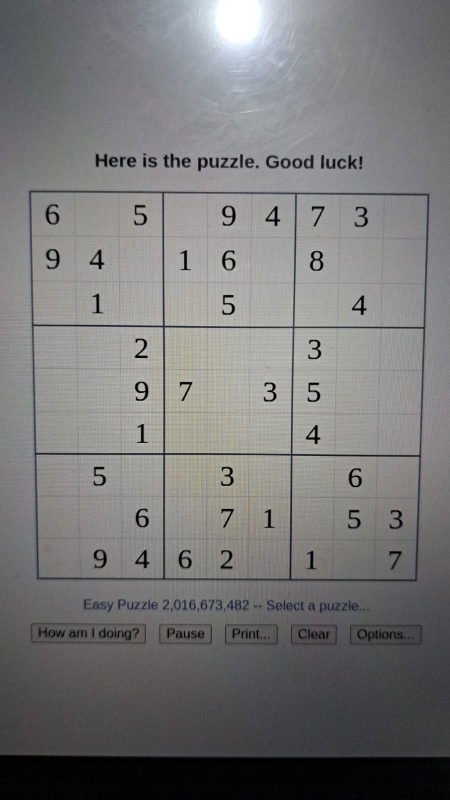
#> input picture data/example.jpeg, 899 x 1599 px (shown at 1/2 size); its folder holds only this picture in this run
$ python -i data_augmentation.py   (imports and definitions only)
#> lines starting #> are read from the running program, lines starting #| are printed output that depends on the picture
#> further down, picture is the input picture: shape (1599, 899, 3); mean B, G, R 120.2, 120.2, 120.6
import cv2
import numpy as np
import os
import random
from datetime import datetime

# Directories for original cells and augmented images
original_dir = "data/cells"
augmented_dir = "data/augmented_cells"

# Create folders for each digit in 'data/augmented_cells' (1 to 9)
# [7 lines not run here, left out]

# Function to apply data augmentation without noise
def augment_image(img):
    # Random rotation between -3 and 3 degrees
    angle = random.uniform(-3, 3)
    M_rot = cv2.getRotationMatrix2D((14, 14), angle, 1)  # Center at the midpoint of 28x28
    rotated = cv2.warpAffine(img, M_rot, (28, 28))
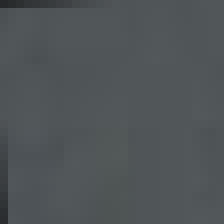
#> rotated: shape (28, 28, 3) (shown 8 times larger); mean B, G, R 87.4, 84.6, 79.5

    # Random translation between -2 and 2 pixels
    tx, ty = random.randint(-2, 2), random.randint(-2, 2)
    M_trans = np.float32([[1, 0, tx], [0, 1, ty]])
    translated = cv2.warpAffine(rotated, M_trans, (28, 28))
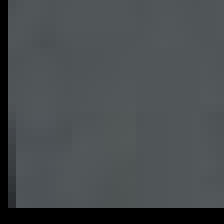
#> translated: shape (28, 28, 3) (shown 8 times larger); mean B, G, R 78.7, 76.1, 71.6

    # Slight scaling
    scale_factor = random.uniform(0.9, 1.0)
    scaled = cv2.resize(translated, (0, 0), fx=scale_factor, fy=scale_factor)
    if scaled.shape[0] > 28 or scaled.shape[1] > 28:
        scaled = cv2.resize(scaled, (28, 28))  # Resize if it exceeds the limit

    # Adjust brightness and contrast
    brightness = random.randint(-30, 30)
    contrast = random.uniform(0.9, 1.1)
    adjusted = cv2.convertScaleAbs(scaled, alpha=contrast, beta=brightness)

    # Final resizing to 28x28 if necessary
    final_augmented = cv2.resize(adjusted, (28, 28))
    return final_augmented

# Apply augmentation to each cell in subfolders 'data/cells/[digit]' and save to 'data/augmented_cells/[digit]'
# [13 lines not run here, left out]

>>> import cv2
>>> picture = cv2.imread('../data/example.jpeg')
>>> result = augment_image(picture)
